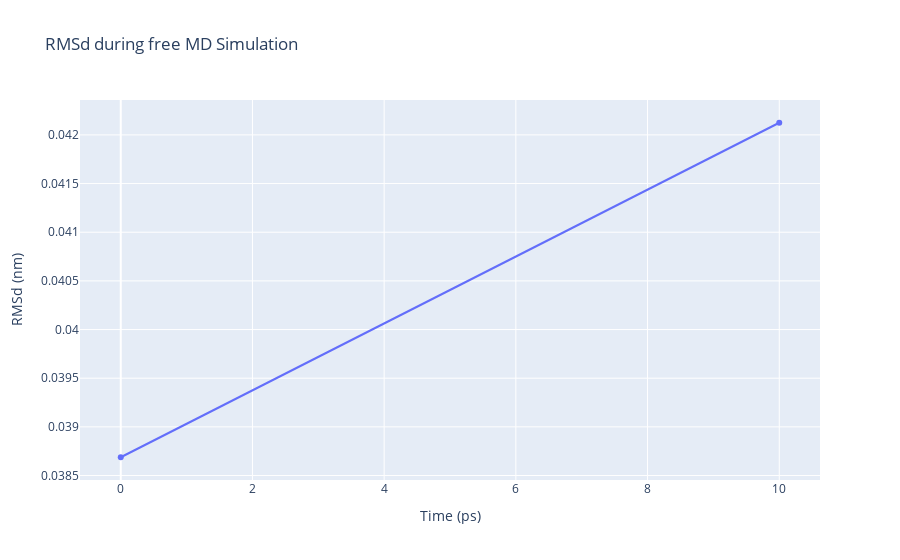

The cell this chart's notebook holds for it:
### Code cell
import plotly
import plotly.graph_objs as go

# Read RMS vs experimental structure data from file 
with open(output_rms_exp,'r') as rms_exp_file:
    x2,y2 = map(
        list,
        zip(*[
            (float(line.split()[0]),float(line.split()[1]))
            for line in rms_exp_file
            if not line.startswith(("#","@")) 
        ])
    )

trace = go.Scatter(
    x = x,
    y = y2,
    name = 'RMSd vs exp'
)

plotly.offline.init_notebook_mode(connected=True)

fig = {
    "data": trace,
    "layout": go.Layout(title="RMSd during free MD Simulation",
                        xaxis=dict(title = "Time (ps)"),
                        yaxis=dict(title = "RMSd (nm)")
                       )
}

plotly.offline.iplot(fig)

### Figure 1 — Plotly figure (JSON) as saved in the notebook; plotly's stock layout.template omitted (floating-point values rounded to 4 significant figures)
{"data": [{"name": "RMSd vs exp", "type": "scatter", "x": [0, 10], "y": [0.03869, 0.04212, 0.04035, 0.04159, 0.04026, 0.03989, 0.04139, 0.04085, 0.04018, 0.03917, 0.04093, 0.03983, 0.03956, 0.04, 0.04006, 0.03855, 0.04109, 0.04155, 0.04002, 0.03991, 0.04171, 0.04005, 0.04006, 0.03905, 0.04093, 0.03983, 0.03954, 0.03926, 0.04071, 0.03959, 0.03873, 0.0417, 0.03984, 0.04233, 0.04025, 0.04084, 0.04097, 0.0408, 0.03992, 0.03898, 0.0392, 0.04121, 0.04027, 0.03986, 0.03973, 0.04144, 0.04042, 0.03906, 0.04101, 0.03837, 0.04061]}], "layout": {"title": {"text": "RMSd during free MD Simulation"}, "xaxis": {"title": {"text": "Time (ps)"}}, "yaxis": {"title": {"text": "RMSd (nm)"}}}}
